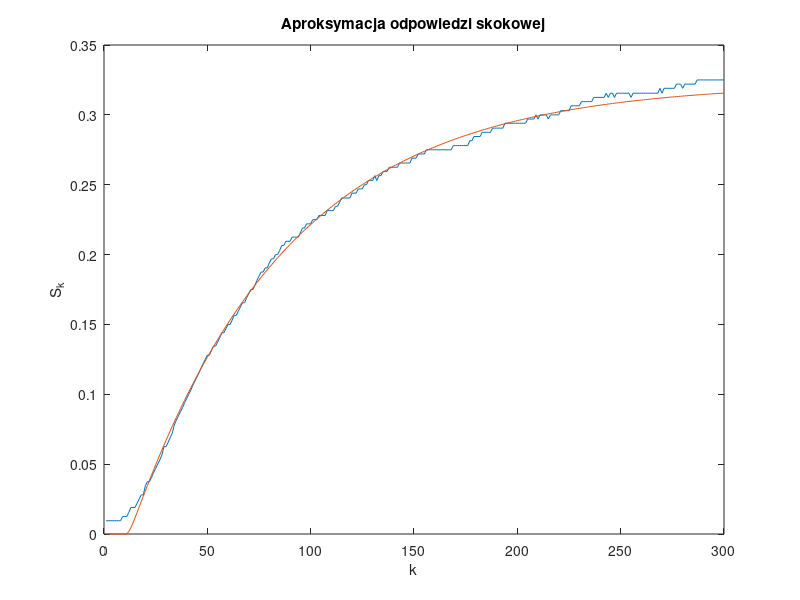

Reproduce this figure in MATLAB.
% Wyznaczone parametry przy użyciu generycznego algorytmu
clear all
% T1 = 22.033855; 
% T2 = 5.686611; 
% K = 0.265247;

% T1 = 60; 
% T2 = 10; 
% K = 0.32;

T1=75.525570; T2=1.864883; K=0.322781; %w miarę ok


Td = 9;

load dane1.mat

y(1:time) = 0;

alpha1 = exp(-1/T1);
alpha2 = exp(-1/T2);
a1 = -alpha1-alpha2;
a2 = alpha1*alpha2;
b1 = K*(T1*(1- alpha1)-T2*(1-alpha2))/(T1-T2);
b2 = K*(alpha1*T2*(1-alpha2)-alpha2*T1*(1-alpha1))/(T1-T2);

for k = Td+3:time
    y(k) = b1 + b2 - a1*y(k-1) - a2*y(k-2);
end

figure('Name', 'Aproksymacja odpowiedzi skokowej')
plot(S)
hold on
plot(y, '-')
ylabel('S_k')
xlabel('k')
title("Aproksymacja odpowiedzi skokowej")